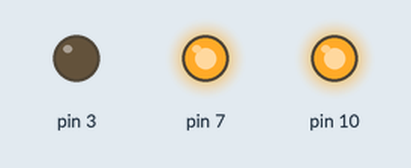
A sketch run on a simulated Arduino Uno, built with avr-gcc and run on an emulated ATmega328P. Parts: output pins drawn as LEDs (lit = HIGH).

Above: at 0.1 s.
At 2.7 s:
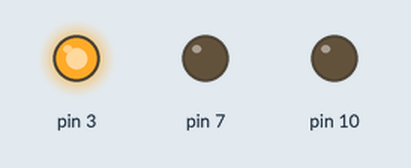
Timing chart, 0 to 3.0 s (numbered marks = the images above):
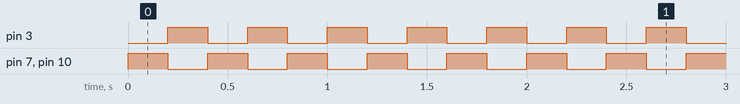

The sketch:

led_siren.ino
```cpp
// LED Siren

void setup() {
  // What pinMode we use (Input/Output)
  pinMode(10,OUTPUT);
  pinMode(3,OUTPUT);
  pinMode(7,OUTPUT);
}

void loop() {
  //How much power to give to which pin
  digitalWrite(10, HIGH);
  digitalWrite(7,HIGH);
  // Delay 200 milliseconds or .2 second
  delay(200);
  digitalWrite(10, LOW);
  digitalWrite(7,LOW);
  digitalWrite(3,HIGH);
  delay(200);
  digitalWrite(3,LOW);
}
```

Measured:
- by itself, pin 3, pin 7, pin 10: alternates HIGH for 0.20 s and LOW for 0.20 s
